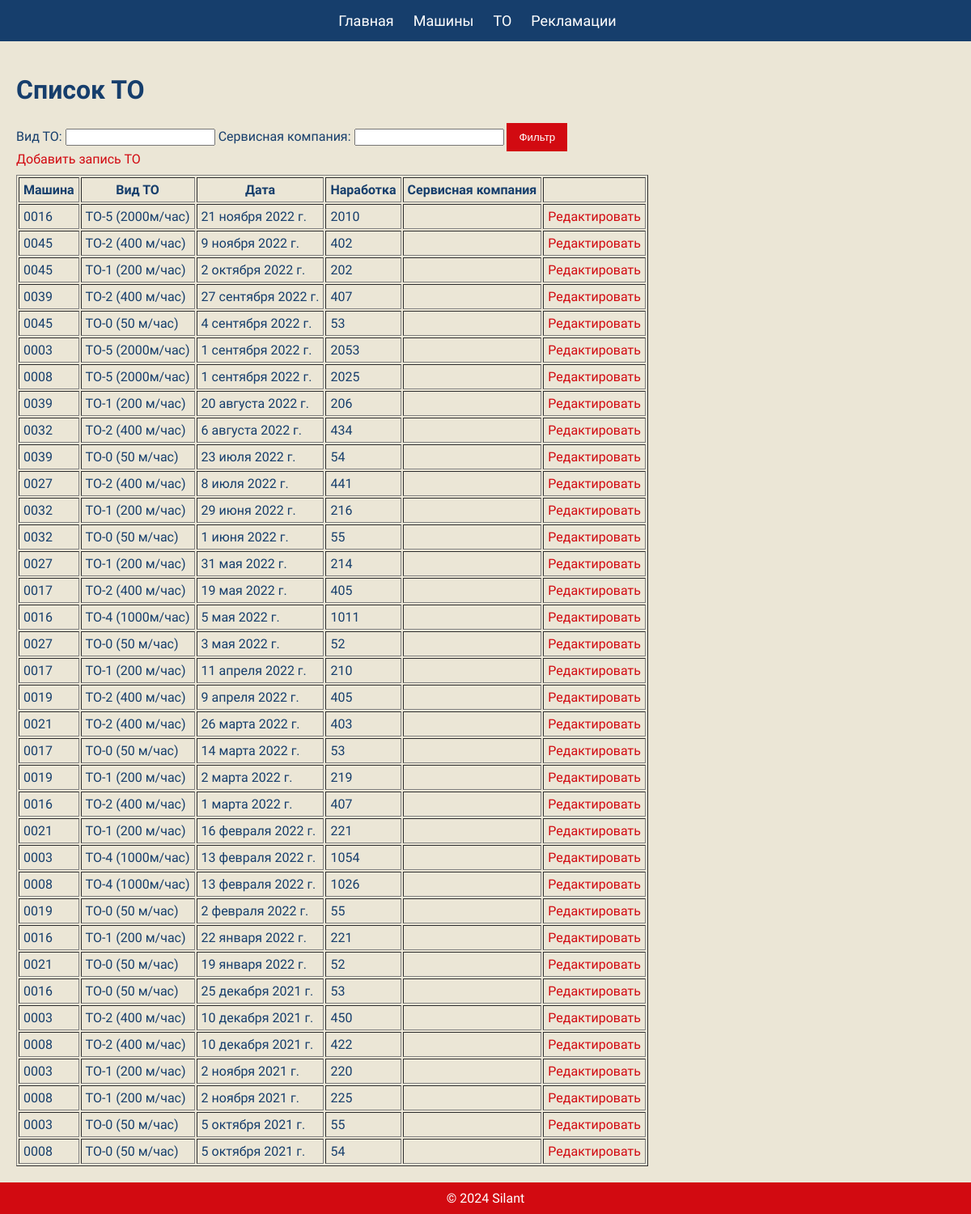
/to/ (signed in), run on the app's committed database.
### maintenance/models.py (models this page shows, shortened)
class TO(models.Model):
    to_type = models.CharField(max_length=100)
    date_performed = models.DateField(blank=True, null=True)
    operating_time = models.PositiveIntegerField(default=0)
    order_number = models.CharField(max_length=100, blank=True, null=True)
    order_date = models.DateField(blank=True, null=True)
    organization = models.CharField(max_length=200, blank=True, null=True)
    service_company = models.CharField(max_length=200, blank=True, null=True)
    machine = models.ForeignKey(Machine, on_delete=models.CASCADE, related_name='to_records')

### machines/models.py (models this page shows, shortened)
class Machine(models.Model):
    factory_number = models.CharField(max_length=100, unique=True)
    machine_model = models.CharField(max_length=100, blank=True, null=True)
    engine_model = models.CharField(max_length=100, blank=True, null=True)
    engine_number = models.CharField(max_length=100, blank=True, null=True)
    transmission_model = models.CharField(max_length=100, blank=True, null=True)
    transmission_number = models.CharField(max_length=100, blank=True, null=True)
    drive_axle_model = models.CharField(max_length=100, blank=True, null=True)
    drive_axle_number = models.CharField(max_length=100, blank=True, null=True)
    steerable_axle_model = models.CharField(max_length=100, blank=True, null=True)
    steerable_axle_number = models.CharField(max_length=100, blank=True, null=True)
    shipment_date = models.DateField(blank=True, null=True)
    consignee = models.CharField(max_length=200, blank=True, null=True)
    delivery_address = models.TextField(blank=True, null=True)
    equipment = models.TextField(blank=True, null=True)
    client = models.CharField(max_length=200, blank=True, null=True)
    service_company = models.CharField(max_length=200, blank=True, null=True)

### maintenance/views.py (the view)
# urls.py: path('', to_list, name='to-list'),
@login_required
def to_list(request):
    qs = TO.objects.select_related('machine').all()
    service_filter = request.GET.get('service')
    if service_filter:
        qs = qs.filter(service_company__icontains=service_filter)
    to_type_filter = request.GET.get('to_type')
    if to_type_filter:
        qs = qs.filter(to_type__icontains=to_type_filter)
    qs = qs.order_by('-date_performed')
    user_role = getattr(request.user, 'role', None)
    if user_role == 'client':
        qs = qs.filter(machine__client=request.user.username)
    elif user_role == 'service':
        qs = qs.filter(service_company=request.user.username)
    return render(request, 'maintenance/to_list.html', {'records': qs})

### maintenance/templates/maintenance/to_list.html
{% extends 'base.html' %}
{% load static %}
{% block content %}
<h1>Список ТО</h1>
<form method="get" action="">
  Вид ТО: <input type="text" name="to_type" value="{{ request.GET.to_type }}">
  Сервисная компания: <input type="text" name="service" value="{{ request.GET.service }}">
  <button type="submit">Фильтр</button>
</form>
<a href="{% url 'to-create' %}" class="btn-red">Добавить запись ТО</a>
<table border="1" cellpadding="5" style="margin-top:10px;">
  <tr>
    <th>Машина</th>
    <th>Вид ТО</th>
    <th>Дата</th>
    <th>Наработка</th>
    <th>Сервисная компания</th>
    <th></th>
  </tr>
  {% for item in records %}
  <tr>
    <td>{{ item.machine.factory_number }}</td>
    <td>{{ item.to_type }}</td>
    <td>{{ item.date_performed }}</td>
    <td>{{ item.operating_time }}</td>
    <td>{{ item.service_company }}</td>
    <td>
      <a href="{% url 'to-edit' item.pk %}">Редактировать</a>
    </td>
  </tr>
  {% endfor %}
</table>
{% endblock content %}

### static/css/silant_style.css (style rules this page uses)
body { font-family: 'PT Astra Sans', sans-serif; background-color: #EBE6D6; color: #163E6C; margin: 0; padding: 0; }
a { color: #D20A11; text-decoration: none; }
button { background-color: #D20A11; color: white; border: none; padding: 10px 15px; cursor: pointer; }

### templates/base.html (style rules this page uses)
body { font-family: 'PT Astra Sans', sans-serif; margin: 0; padding: 0; background-color: #EBE6D6; }

### data on the page
TO: machine.factory_number "0016", to_type "ТО-5 (2000м/час)", date_performed "21 ноября 2022 г.", operating_time "2010"
TO: machine.factory_number "0045", to_type "ТО-2 (400 м/час)", date_performed "9 ноября 2022 г.", operating_time "402"
TO: machine.factory_number "0045", to_type "ТО-1 (200 м/час)", date_performed "2 октября 2022 г.", operating_time "202"
TO: machine.factory_number "0039", to_type "ТО-2 (400 м/час)", date_performed "27 сентября 2022 г.", operating_time "407"
TO: machine.factory_number "0045", to_type "ТО-0 (50 м/час)", date_performed "4 сентября 2022 г.", operating_time "53"
TO: machine.factory_number "0003", to_type "ТО-5 (2000м/час)", date_performed "1 сентября 2022 г.", operating_time "2053"
TO: machine.factory_number "0008", to_type "ТО-5 (2000м/час)", date_performed "1 сентября 2022 г.", operating_time "2025"
TO: machine.factory_number "0039", to_type "ТО-1 (200 м/час)", date_performed "20 августа 2022 г.", operating_time "206"
TO: machine.factory_number "0032", to_type "ТО-2 (400 м/час)", date_performed "6 августа 2022 г.", operating_time "434"
TO: machine.factory_number "0039", to_type "ТО-0 (50 м/час)", date_performed "23 июля 2022 г.", operating_time "54"
TO: machine.factory_number "0027", to_type "ТО-2 (400 м/час)", date_performed "8 июля 2022 г.", operating_time "441"
TO: machine.factory_number "0032", to_type "ТО-1 (200 м/час)", date_performed "29 июня 2022 г.", operating_time "216"
TO: machine.factory_number "0032", to_type "ТО-0 (50 м/час)", date_performed "1 июня 2022 г.", operating_time "55"
TO: machine.factory_number "0027", to_type "ТО-1 (200 м/час)", date_performed "31 мая 2022 г.", operating_time "214"
TO: machine.factory_number "0017", to_type "ТО-2 (400 м/час)", date_performed "19 мая 2022 г.", operating_time "405"
TO: machine.factory_number "0016", to_type "ТО-4 (1000м/час)", date_performed "5 мая 2022 г.", operating_time "1011"
TO: machine.factory_number "0027", to_type "ТО-0 (50 м/час)", date_performed "3 мая 2022 г.", operating_time "52"
TO: machine.factory_number "0017", to_type "ТО-1 (200 м/час)", date_performed "11 апреля 2022 г.", operating_time "210"
TO: machine.factory_number "0019", to_type "ТО-2 (400 м/час)", date_performed "9 апреля 2022 г.", operating_time "405"
TO: machine.factory_number "0021", to_type "ТО-2 (400 м/час)", date_performed "26 марта 2022 г.", operating_time "403"
TO: machine.factory_number "0017", to_type "ТО-0 (50 м/час)", date_performed "14 марта 2022 г.", operating_time "53"
TO: machine.factory_number "0019", to_type "ТО-1 (200 м/час)", date_performed "2 марта 2022 г.", operating_time "219"
TO: machine.factory_number "0016", to_type "ТО-2 (400 м/час)", date_performed "1 марта 2022 г.", operating_time "407"
TO: machine.factory_number "0021", to_type "ТО-1 (200 м/час)", date_performed "16 февраля 2022 г.", operating_time "221"
TO: machine.factory_number "0003", to_type "ТО-4 (1000м/час)", date_performed "13 февраля 2022 г.", operating_time "1054"
TO: machine.factory_number "0008", to_type "ТО-4 (1000м/час)", date_performed "13 февраля 2022 г.", operating_time "1026"
TO: machine.factory_number "0019", to_type "ТО-0 (50 м/час)", date_performed "2 февраля 2022 г.", operating_time "55"
TO: machine.factory_number "0016", to_type "ТО-1 (200 м/час)", date_performed "22 января 2022 г.", operating_time "221"
TO: machine.factory_number "0021", to_type "ТО-0 (50 м/час)", date_performed "19 января 2022 г.", operating_time "52"
TO: machine.factory_number "0016", to_type "ТО-0 (50 м/час)", date_performed "25 декабря 2021 г.", operating_time "53"
TO: machine.factory_number "0003", to_type "ТО-2 (400 м/час)", date_performed "10 декабря 2021 г.", operating_time "450"
TO: machine.factory_number "0008", to_type "ТО-2 (400 м/час)", date_performed "10 декабря 2021 г.", operating_time "422"
TO: machine.factory_number "0003", to_type "ТО-1 (200 м/час)", date_performed "2 ноября 2021 г.", operating_time "220"
TO: machine.factory_number "0008", to_type "ТО-1 (200 м/час)", date_performed "2 ноября 2021 г.", operating_time "225"
TO: machine.factory_number "0003", to_type "ТО-0 (50 м/час)", date_performed "5 октября 2021 г.", operating_time "55"
TO: machine.factory_number "0008", to_type "ТО-0 (50 м/час)", date_performed "5 октября 2021 г.", operating_time "54"
